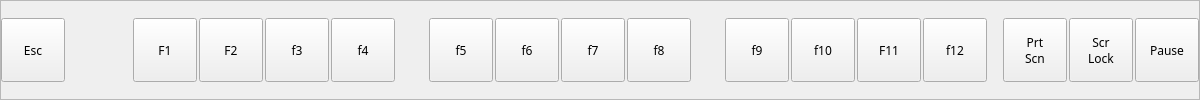
              <widget class="QFrame" name="fnRow">
               <property name="sizePolicy">
                <sizepolicy hsizetype="Maximum" vsizetype="Maximum">
                 <horstretch>0</horstretch>
                 <verstretch>0</verstretch>
                </sizepolicy>
               </property>
               <property name="frameShape">
                <enum>QFrame::StyledPanel</enum>
               </property>
               <property name="frameShadow">
                <enum>QFrame::Sunken</enum>
               </property>
               <layout class="QHBoxLayout" name="horizontalLayout_25">
                <property name="spacing">
                 <number>2</number>
                </property>
                <property name="leftMargin">
                 <number>0</number>
                </property>
                <property name="topMargin">
                 <number>0</number>
                </property>
                <property name="rightMargin">
                 <number>0</number>
                </property>
                <property name="bottomMargin">
                 <number>0</number>
                </property>
                <item>
                 <widget class="QPushButton" name="pushButton_51">
                  <property name="sizePolicy">
                   <sizepolicy hsizetype="Minimum" vsizetype="Minimum">
                    <horstretch>0</horstretch>
                    <verstretch>0</verstretch>
                   </sizepolicy>
                  </property>
                  <property name="minimumSize">
                   <size>
                    <width>64</width>
                    <height>64</height>
                   </size>
                  </property>
                  <property name="maximumSize">
                   <size>
                    <width>64</width>
                    <height>64</height>
                   </size>
                  </property>
                  <property name="font">
                   <font>
                    <family>TF2 Build</family>
                    <weight>50</weight>
                    <italic>false</italic>
                    <bold>false</bold>
                    <stylestrategy>PreferDefault</stylestrategy>
                   </font>
                  </property>
                  <property name="cursor">
                   <cursorShape>PointingHandCursor</cursorShape>
                  </property>
                  <property name="text">
                   <string>Esc</string>
                  </property>
                  <property name="autoRepeat">
                   <bool>false</bool>
                  </property>
                 </widget>
                </item>
                <item>
                 <spacer name="horizontalSpacer_2">
                  <property name="orientation">
                   <enum>Qt::Horizontal</enum>
                  </property>
                  <property name="sizeType">
                   <enum>QSizePolicy::Fixed</enum>
                  </property>
                  <property name="sizeHint" stdset="0">
                   <size>
                    <width>66</width>
                    <height>1</height>
                   </size>
                  </property>
                 </spacer>
                </item>
                <item>
                 <widget class="QPushButton" name="pushButton_52">
                  <property name="sizePolicy">
                   <sizepolicy hsizetype="Minimum" vsizetype="Minimum">
                    <horstretch>0</horstretch>
                    <verstretch>0</verstretch>
                   </sizepolicy>
                  </property>
                  <property name="minimumSize">
                   <size>
                    <width>64</width>
                    <height>64</height>
                   </size>
                  </property>
                  <property name="maximumSize">
                   <size>
                    <width>64</width>
                    <height>64</height>
                   </size>
                  </property>
                  <property name="font">
                   <font>
                    <family>TF2 Build</family>
                    <weight>50</weight>
                    <italic>false</italic>
                    <bold>false</bold>
                    <stylestrategy>PreferDefault</stylestrategy>
                   </font>
                  </property>
                  <property name="cursor">
                   <cursorShape>PointingHandCursor</cursorShape>
                  </property>
                  <property name="text">
                   <string>F1</string>
                  </property>
                  <property name="autoRepeat">
                   <bool>false</bool>
                  </property>
                 </widget>
                </item>
                <item>
                 <widget class="QPushButton" name="pushButton_53">
                  <property name="sizePolicy">
                   <sizepolicy hsizetype="Minimum" vsizetype="Minimum">
                    <horstretch>0</horstretch>
                    <verstretch>0</verstretch>
                   </sizepolicy>
                  </property>
                  <property name="minimumSize">
                   <size>
                    <width>64</width>
                    <height>64</height>
                   </size>
                  </property>
                  <property name="maximumSize">
                   <size>
                    <width>64</width>
                    <height>64</height>
                   </size>
                  </property>
                  <property name="font">
                   <font>
                    <family>TF2 Build</family>
                    <weight>50</weight>
                    <italic>false</italic>
                    <bold>false</bold>
                    <stylestrategy>PreferDefault</stylestrategy>
                   </font>
                  </property>
                  <property name="cursor">
                   <cursorShape>PointingHandCursor</cursorShape>
                  </property>
                  <property name="text">
                   <string>F2</string>
                  </property>
                  <property name="autoRepeat">
                   <bool>false</bool>
                  </property>
                 </widget>
                </item>
                <item>
                 <widget class="QPushButton" name="pushButton_54">
                  <property name="sizePolicy">
                   <sizepolicy hsizetype="Minimum" vsizetype="Minimum">
                    <horstretch>0</horstretch>
                    <verstretch>0</verstretch>
                   </sizepolicy>
                  </property>
                  <property name="minimumSize">
                   <size>
                    <width>64</width>
                    <height>64</height>
                   </size>
                  </property>
                  <property name="maximumSize">
                   <size>
                    <width>64</width>
                    <height>64</height>
                   </size>
                  </property>
                  <property name="font">
                   <font>
                    <family>TF2 Build</family>
                    <weight>50</weight>
                    <italic>false</italic>
                    <bold>false</bold>
                    <stylestrategy>PreferDefault</stylestrategy>
                   </font>
                  </property>
                  <property name="cursor">
                   <cursorShape>PointingHandCursor</cursorShape>
                  </property>
                  <property name="text">
                   <string>f3</string>
                  </property>
                  <property name="autoRepeat">
                   <bool>false</bool>
                  </property>
                 </widget>
                </item>
                <item>
                 <widget class="QPushButton" name="pushButton_55">
                  <property name="sizePolicy">
                   <sizepolicy hsizetype="Minimum" vsizetype="Minimum">
                    <horstretch>0</horstretch>
                    <verstretch>0</verstretch>
                   </sizepolicy>
                  </property>
                  <property name="minimumSize">
                   <size>
                    <width>64</width>
                    <height>64</height>
                   </size>
                  </property>
                  <property name="maximumSize">
                   <size>
                    <width>64</width>
                    <height>64</height>
                   </size>
                  </property>
                  <property name="font">
                   <font>
                    <family>TF2 Build</family>
                    <weight>50</weight>
                    <italic>false</italic>
                    <bold>false</bold>
                    <stylestrategy>PreferDefault</stylestrategy>
                   </font>
                  </property>
                  <property name="cursor">
                   <cursorShape>PointingHandCursor</cursorShape>
                  </property>
                  <property name="text">
                   <string>f4</string>
                  </property>
                  <property name="autoRepeat">
                   <bool>false</bool>
                  </property>
                 </widget>
                </item>
                <item>
                 <spacer name="horizontalSpacer_3">
                  <property name="orientation">
                   <enum>Qt::Horizontal</enum>
                  </property>
                  <property name="sizeType">
                   <enum>QSizePolicy::Fixed</enum>
                  </property>
                  <property name="sizeHint" stdset="0">
                   <size>
                    <width>32</width>
                    <height>0</height>
                   </size>
                  </property>
                 </spacer>
                </item>
                <item>
                 <widget class="QPushButton" name="pushButton_56">
                  <property name="sizePolicy">
                   <sizepolicy hsizetype="Minimum" vsizetype="Minimum">
                    <horstretch>0</horstretch>
                    <verstretch>0</verstretch>
                   </sizepolicy>
                  </property>
                  <property name="minimumSize">
                   <size>
                    <width>64</width>
                    <height>64</height>
                   </size>
                  </property>
                  <property name="maximumSize">
                   <size>
                    <width>64</width>
                    <height>64</height>
                   </size>
                  </property>
                  <property name="font">
                   <font>
                    <family>TF2 Build</family>
                    <weight>50</weight>
                    <italic>false</italic>
                    <bold>false</bold>
                    <stylestrategy>PreferDefault</stylestrategy>
                   </font>
                  </property>
                  <property name="cursor">
                   <cursorShape>PointingHandCursor</cursorShape>
                  </property>
                  <property name="text">
                   <string>f5</string>
                  </property>
                  <property name="autoRepeat">
                   <bool>false</bool>
                  </property>
                 </widget>
                </item>
                <item>
                 <widget class="QPushButton" name="pushButton_57">
                  <property name="sizePolicy">
                   <sizepolicy hsizetype="Minimum" vsizetype="Minimum">
                    <horstretch>0</horstretch>
                    <verstretch>0</verstretch>
                   </sizepolicy>
                  </property>
                  <property name="minimumSize">
                   <size>
                    <width>64</width>
                    <height>64</height>
                   </size>
                  </property>
                  <property name="maximumSize">
                   <size>
                    <width>64</width>
                    <height>64</height>
                   </size>
                  </property>
                  <property name="font">
                   <font>
                    <family>TF2 Build</family>
                    <weight>50</weight>
                    <italic>false</italic>
                    <bold>false</bold>
                    <stylestrategy>PreferDefault</stylestrategy>
                   </font>
                  </property>
                  <property name="cursor">
                   <cursorShape>PointingHandCursor</cursorShape>
                  </property>
                  <property name="text">
                   <string>f6</string>
                  </property>
                  <property name="autoRepeat">
                   <bool>false</bool>
                  </property>
                 </widget>
                </item>
                <item>
                 <widget class="QPushButton" name="pushButton_58">
                  <property name="sizePolicy">
                   <sizepolicy hsizetype="Minimum" vsizetype="Minimum">
                    <horstretch>0</horstretch>
                    <verstretch>0</verstretch>
                   </sizepolicy>
                  </property>
                  <property name="minimumSize">
                   <size>
                    <width>64</width>
                    <height>64</height>
                   </size>
                  </property>
                  <property name="maximumSize">
                   <size>
                    <width>64</width>
                    <height>64</height>
                   </size>
                  </property>
                  <property name="font">
                   <font>
                    <family>TF2 Build</family>
                    <weight>50</weight>
                    <italic>false</italic>
                    <bold>false</bold>
                    <stylestrategy>PreferDefault</stylestrategy>
                   </font>
                  </property>
                  <property name="cursor">
                   <cursorShape>PointingHandCursor</cursorShape>
                  </property>
                  <property name="text">
                   <string>f7</string>
                  </property>
                  <property name="autoRepeat">
                   <bool>false</bool>
                  </property>
                 </widget>
                </item>
                <item>
                 <widget class="QPushButton" name="pushButton_59">
                  <property name="sizePolicy">
                   <sizepolicy hsizetype="Minimum" vsizetype="Minimum">
                    <horstretch>0</horstretch>
                    <verstretch>0</verstretch>
                   </sizepolicy>
                  </property>
                  <property name="minimumSize">
                   <size>
                    <width>64</width>
                    <height>64</height>
                   </size>
                  </property>
                  <property name="maximumSize">
                   <size>
                    <width>64</width>
                    <height>64</height>
                   </size>
                  </property>
                  <property name="font">
                   <font>
                    <family>TF2 Build</family>
                    <weight>50</weight>
                    <italic>false</italic>
                    <bold>false</bold>
                    <stylestrategy>PreferDefault</stylestrategy>
                   </font>
                  </property>
                  <property name="cursor">
                   <cursorShape>PointingHandCursor</cursorShape>
                  </property>
                  <property name="text">
                   <string>f8</string>
                  </property>
                  <property name="autoRepeat">
                   <bool>false</bool>
                  </property>
                 </widget>
                </item>
                <item>
                 <spacer name="horizontalSpacer_4">
                  <property name="orientation">
                   <enum>Qt::Horizontal</enum>
                  </property>
                  <property name="sizeType">
                   <enum>QSizePolicy::Fixed</enum>
                  </property>
                  <property name="sizeHint" stdset="0">
                   <size>
                    <width>32</width>
                    <height>0</height>
                   </size>
                  </property>
                 </spacer>
                </item>
                <item>
                 <widget class="QPushButton" name="pushButton_60">
                  <property name="sizePolicy">
                   <sizepolicy hsizetype="Minimum" vsizetype="Minimum">
                    <horstretch>0</horstretch>
                    <verstretch>0</verstretch>
                   </sizepolicy>
                  </property>
                  <property name="minimumSize">
                   <size>
                    <width>64</width>
                    <height>64</height>
                   </size>
                  </property>
                  <property name="maximumSize">
                   <size>
                    <width>64</width>
                    <height>64</height>
                   </size>
                  </property>
                  <property name="font">
                   <font>
                    <family>TF2 Build</family>
                    <weight>50</weight>
                    <italic>false</italic>
                    <bold>false</bold>
                    <stylestrategy>PreferDefault</stylestrategy>
                   </font>
                  </property>
                  <property name="cursor">
                   <cursorShape>PointingHandCursor</cursorShape>
                  </property>
                  <property name="text">
                   <string>f9</string>
                  </property>
                  <property name="autoRepeat">
                   <bool>false</bool>
                  </property>
                 </widget>
                </item>
                <item>
                 <widget class="QPushButton" name="pushButton_61">
                  <property name="sizePolicy">
                   <sizepolicy hsizetype="Minimum" vsizetype="Minimum">
                    <horstretch>0</horstretch>
                    <verstretch>0</verstretch>
                   </sizepolicy>
                  </property>
                  <property name="minimumSize">
                   <size>
                    <width>64</width>
                    <height>64</height>
                   </size>
                  </property>
                  <property name="maximumSize">
                   <size>
                    <width>64</width>
                    <height>64</height>
                   </size>
                  </property>
                  <property name="font">
                   <font>
                    <family>TF2 Build</family>
                    <weight>50</weight>
                    <italic>false</italic>
                    <bold>false</bold>
                    <stylestrategy>PreferDefault</stylestrategy>
                   </font>
                  </property>
                  <property name="cursor">
                   <cursorShape>PointingHandCursor</cursorShape>
                  </property>
                  <property name="text">
                   <string>f10</string>
                  </property>
                  <property name="autoRepeat">
                   <bool>false</bool>
                  </property>
                 </widget>
                </item>
                <item>
                 <widget class="QPushButton" name="pushButton_62">
                  <property name="sizePolicy">
                   <sizepolicy hsizetype="Minimum" vsizetype="Minimum">
                    <horstretch>0</horstretch>
                    <verstretch>0</verstretch>
                   </sizepolicy>
                  </property>
                  <property name="minimumSize">
                   <size>
                    <width>64</width>
                    <height>64</height>
                   </size>
                  </property>
                  <property name="maximumSize">
                   <size>
                    <width>64</width>
                    <height>64</height>
                   </size>
                  </property>
                  <property name="font">
                   <font>
                    <family>TF2 Build</family>
                    <weight>50</weight>
                    <italic>false</italic>
                    <bold>false</bold>
                    <stylestrategy>PreferDefault</stylestrategy>
                   </font>
                  </property>
                  <property name="cursor">
                   <cursorShape>PointingHandCursor</cursorShape>
                  </property>
                  <property name="text">
                   <string>F11</string>
                  </property>
                  <property name="autoRepeat">
                   <bool>false</bool>
                  </property>
                 </widget>
                </item>
                <item>
                 <widget class="QPushButton" name="pushButton_63">
                  <property name="sizePolicy">
                   <sizepolicy hsizetype="Minimum" vsizetype="Minimum">
                    <horstretch>0</horstretch>
                    <verstretch>0</verstretch>
                   </sizepolicy>
                  </property>
                  <property name="minimumSize">
                   <size>
                    <width>64</width>
                    <height>64</height>
                   </size>
                  </property>
                  <property name="maximumSize">
                   <size>
                    <width>64</width>
                    <height>64</height>
                   </size>
                  </property>
                  <property name="font">
                   <font>
                    <family>TF2 Build</family>
                    <weight>50</weight>
                    <italic>false</italic>
                    <bold>false</bold>
                    <stylestrategy>PreferDefault</stylestrategy>
                   </font>
                  </property>
                  <property name="cursor">
                   <cursorShape>PointingHandCursor</cursorShape>
                  </property>
                  <property name="text">
                   <string>f12</string>
                  </property>
                  <property name="autoRepeat">
                   <bool>false</bool>
                  </property>
                 </widget>
                </item>
                <item>
                 <spacer name="horizontalSpacer_5">
                  <property name="orientation">
                   <enum>Qt::Horizontal</enum>
                  </property>
                  <property name="sizeType">
                   <enum>QSizePolicy::Fixed</enum>
                  </property>
                  <property name="sizeHint" stdset="0">
                   <size>
                    <width>14</width>
                    <height>0</height>
                   </size>
                  </property>
                 </spacer>
                </item>
                <item>
                 <widget class="QPushButton" name="pushButton_64">
                  <property name="sizePolicy">
                   <sizepolicy hsizetype="Minimum" vsizetype="Minimum">
                    <horstretch>0</horstretch>
                    <verstretch>0</verstretch>
                   </sizepolicy>
                  </property>
                  <property name="minimumSize">
                   <size>
                    <width>64</width>
                    <height>64</height>
                   </size>
                  </property>
                  <property name="maximumSize">
                   <size>
                    <width>64</width>
                    <height>64</height>
                   </size>
                  </property>
                  <property name="font">
                   <font>
                    <family>TF2 Build</family>
                    <weight>50</weight>
                    <italic>false</italic>
                    <bold>false</bold>
                    <stylestrategy>PreferDefault</stylestrategy>
                   </font>
                  </property>
                  <property name="cursor">
                   <cursorShape>PointingHandCursor</cursorShape>
                  </property>
                  <property name="text">
                   <string>Prt
Scn</string>
                  </property>
                  <property name="autoRepeat">
                   <bool>false</bool>
                  </property>
                 </widget>
                </item>
                <item>
                 <widget class="QPushButton" name="pushButton_65">
                  <property name="sizePolicy">
                   <sizepolicy hsizetype="Minimum" vsizetype="Minimum">
                    <horstretch>0</horstretch>
                    <verstretch>0</verstretch>
                   </sizepolicy>
                  </property>
                  <property name="minimumSize">
                   <size>
                    <width>64</width>
                    <height>64</height>
                   </size>
                  </property>
                  <property name="maximumSize">
                   <size>
                    <width>64</width>
                    <height>64</height>
                   </size>
                  </property>
                  <property name="font">
                   <font>
                    <family>TF2 Build</family>
                    <weight>50</weight>
                    <italic>false</italic>
                    <bold>false</bold>
                    <stylestrategy>PreferDefault</stylestrategy>
                   </font>
                  </property>
                  <property name="cursor">
                   <cursorShape>PointingHandCursor</cursorShape>
                  </property>
                  <property name="text">
                   <string>Scr
Lock</string>
                  </property>
                  <property name="autoRepeat">
                   <bool>false</bool>
                  </property>
                 </widget>
                </item>
                <item>
                 <widget class="QPushButton" name="pushButton_66">
                  <property name="sizePolicy">
                   <sizepolicy hsizetype="Minimum" vsizetype="Minimum">
                    <horstretch>0</horstretch>
                    <verstretch>0</verstretch>
                   </sizepolicy>
                  </property>
                  <property name="minimumSize">
                   <size>
                    <width>64</width>
                    <height>64</height>
                   </size>
                  </property>
                  <property name="maximumSize">
                   <size>
                    <width>64</width>
                    <height>64</height>
                   </size>
                  </property>
                  <property name="font">
                   <font>
                    <family>TF2 Build</family>
                    <weight>50</weight>
                    <italic>false</italic>
                    <bold>false</bold>
                    <stylestrategy>PreferDefault</stylestrategy>
                   </font>
                  </property>
                  <property name="cursor">
                   <cursorShape>PointingHandCursor</cursorShape>
                  </property>
                  <property name="text">
                   <string>Pause</string>
                  </property>
                  <property name="autoRepeat">
                   <bool>false</bool>
                  </property>
                 </widget>
                </item>
               </layout>
              </widget>
